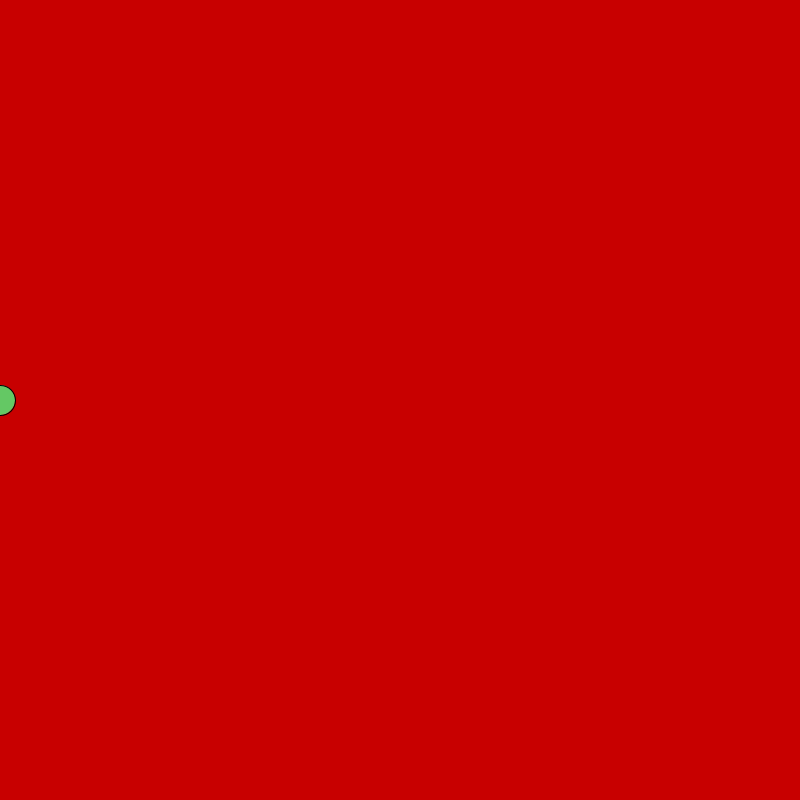
Frame 1 (no input)
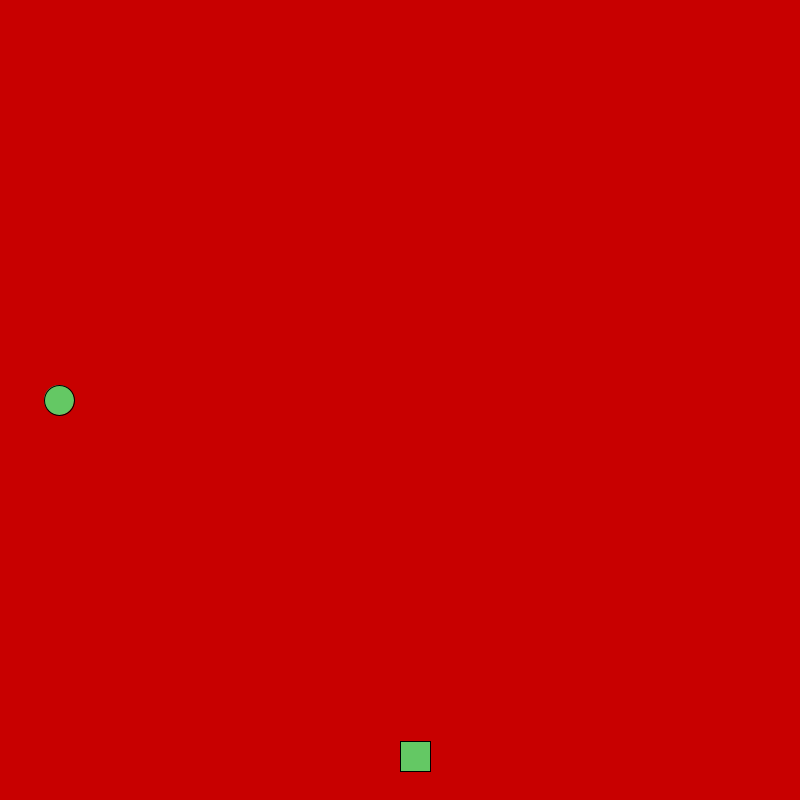
Frame 60 (the mouse pressed at the canvas centre just before this capture)
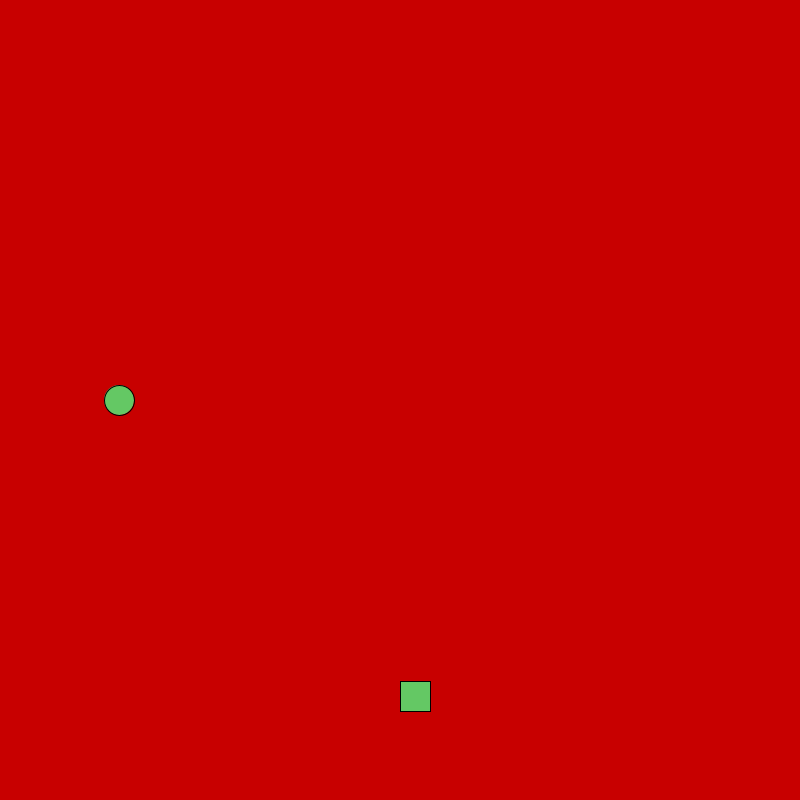
Frame 120 (the mouse held since frame 60 and released just before this capture)

The Processing sketch that drew these frames (run headless with seeded random() and noise(); from frame 60 on, the mouse is pressed at the canvas centre):

// Processing sketch: variables_assignment
// ── variables_assignment.pde
int x = 0;
int y = 800;
boolean xyPosition800 = false;
int XNumberOfTimesHit = 0;
int YNumberOfTimesHit = 0;

 void setup() {
   size(800,800);
 }
 
 void draw() {
 background(200, 0, 0);
 fill(100, 200, 100);
 circle(x, 400, 30);
 square(400, y, 30);
 fill(0, 50, 40);
 
 if (x == 800) {
   x = x - 800;
   XNumberOfTimesHit = XNumberOfTimesHit + 1;
 } else {
 x = x + 1;
 }
 
 if (y == 0) {
 y = y + 800;
 YNumberOfTimesHit = XNumberOfTimesHit;
 } else {
   y = y - 1;
 }
 println (XNumberOfTimesHit);
 
 if (XNumberOfTimesHit == XNumberOfTimesHit + 1) {
   x = x -1;
 } else {
   
 }
 }
